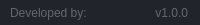
              <widget class="QFrame" name="frame_grip">
               <property name="minimumSize">
                <size>
                 <width>0</width>
                 <height>25</height>
                </size>
               </property>
               <property name="maximumSize">
                <size>
                 <width>16777215</width>
                 <height>25</height>
                </size>
               </property>
               <property name="styleSheet">
                <string notr="true">background-color: rgb(33, 37, 43);</string>
               </property>
               <property name="frameShape">
                <enum>QFrame::NoFrame</enum>
               </property>
               <property name="frameShadow">
                <enum>QFrame::Raised</enum>
               </property>
               <layout class="QHBoxLayout" name="horizontalLayout_6">
                <property name="spacing">
                 <number>0</number>
                </property>
                <property name="leftMargin">
                 <number>0</number>
                </property>
                <property name="topMargin">
                 <number>0</number>
                </property>
                <property name="rightMargin">
                 <number>2</number>
                </property>
                <property name="bottomMargin">
                 <number>0</number>
                </property>
                <item>
                 <widget class="QFrame" name="frame_label_bottom">
                  <property name="frameShape">
                   <enum>QFrame::NoFrame</enum>
                  </property>
                  <property name="frameShadow">
                   <enum>QFrame::Raised</enum>
                  </property>
                  <layout class="QHBoxLayout" name="horizontalLayout_7">
                   <property name="spacing">
                    <number>0</number>
                   </property>
                   <property name="leftMargin">
                    <number>10</number>
                   </property>
                   <property name="topMargin">
                    <number>0</number>
                   </property>
                   <property name="rightMargin">
                    <number>10</number>
                   </property>
                   <property name="bottomMargin">
                    <number>0</number>
                   </property>
                   <item>
                    <widget class="QLabel" name="label_credits">
                     <property name="font">
                      <font>
                       <family>Segoe UI</family>
                      </font>
                     </property>
                     <property name="styleSheet">
                      <string notr="true">color: rgb(98, 103, 111);</string>
                     </property>
                     <property name="text">
                      <string>Developed by: </string>
                     </property>
                    </widget>
                   </item>
                   <item>
                    <widget class="QLabel" name="label_version">
                     <property name="maximumSize">
                      <size>
                       <width>100</width>
                       <height>16777215</height>
                      </size>
                     </property>
                     <property name="font">
                      <font>
                       <family>Segoe UI</family>
                      </font>
                     </property>
                     <property name="styleSheet">
                      <string notr="true">color: rgb(98, 103, 111);</string>
                     </property>
                     <property name="text">
                      <string>v1.0.0</string>
                     </property>
                     <property name="alignment">
                      <set>Qt::AlignRight|Qt::AlignTrailing|Qt::AlignVCenter</set>
                     </property>
                    </widget>
                   </item>
                  </layout>
                 </widget>
                </item>
               </layout>
              </widget>
